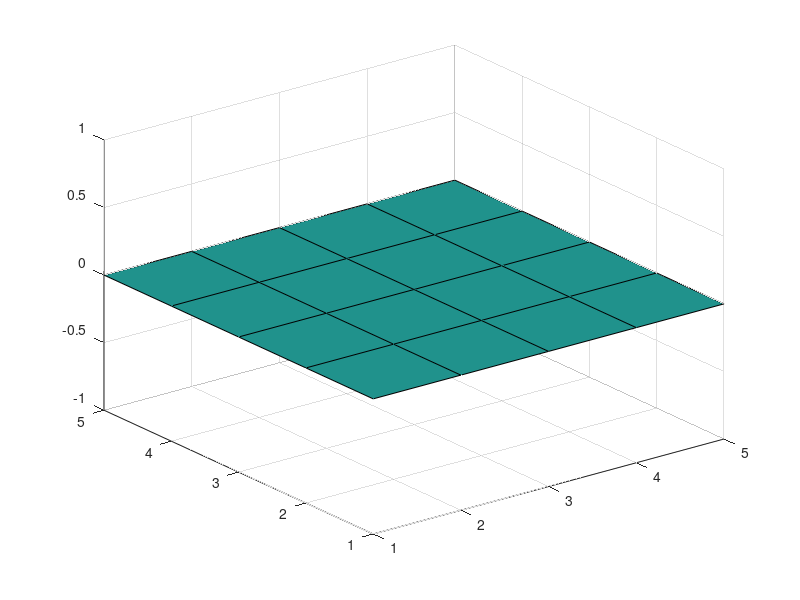

Write MATLAB code to recreate this figure. (Note: this script raises an error after producing the figure.)
clear all;
close all;
clc;
tic;
%% Variale initializing
global widthy
global lengthy

%% ARENA DIMENSIONS
widthy = 5;  %width of the arena
lengthy = 5; %length of the arena

mainCell = cell(widthy,lengthy); %Preallocate for speed
z = zeros(widthy,lengthy);
%% filling cells
for i=1:widthy
    for j = 1:lengthy
    struct.convinced = rand*100;
    struct.A = rand;
    struct.B = rand;
    struct.C = rand;
    mainCell{i,j} = struct;
    clear struct;
    end
end
summed = 0;
%% plotting
surf(z);
avg = summed /(lengthy*widthy);
[summed, avg] = plotter(mainCell);

%% ALGORITHMS 
% - FINDING GROUP LOW




toc;